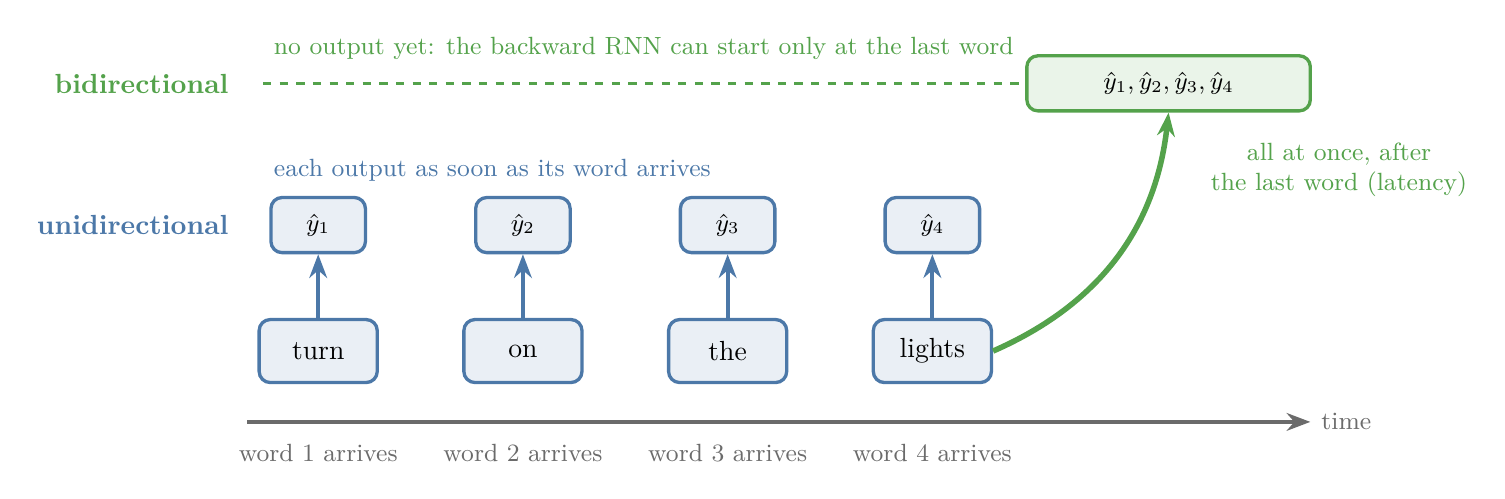

Python code for this plot:
"""Section 8: latency. Four words of a spoken command arrive one by one. The unidirectional RNN gives each output as
its word arrives; the bidirectional RNN gives no output until the last word, where its backward pass starts.
Run: python latency.py  -> latency.gif, latency_frames.png (the last frame)
Tool: TikZ frames (a still timeline, one page per arriving word) + ffmpeg. Our own design."""
import shutil
import subprocess
import tempfile
from pathlib import Path

from PIL import Image

HERE = Path(__file__).parent
STYLE = (HERE / "../../tools/tikz-style.tex").resolve()

TEX = r"""\documentclass[tikz,border=10pt]{standalone}
\input{STYLE}
\begin{document}
\foreach \k in {1,...,5} {
\begin{tikzpicture}[w/.style={box=cblue, inner sep=4pt, minimum height=0.8cm, minimum width=1.5cm, font=\sffamily},
  o/.style={box=##1, inner sep=3pt, minimum height=0.7cm, minimum width=1.2cm, font=\sffamily\small}]
  \useasboundingbox (-3.6,-1.7) rectangle (14.6,4.3);
  \draw[arrow] (-0.9,-0.9) -- (12.6,-0.9) node[right, note] {time};
  \foreach \t/\x [count=\i] in {turn/0, on/2.6, the/5.2, lights/7.8} {
    \ifnum\i>\k \else
      \node[w] (w\i) at (\x,0) {\t};
      \node[note] at (\x,-1.3) {word \i\ arrives};
      \node[o=cblue] (u\i) at (\x,1.6) {$\hat y_\i$};
      \draw[arrow, draw=cblue] (w\i) -- (u\i);
    \fi
  }
  \node[anchor=east, font=\sffamily\bfseries, text=cblue] at (-1.0,1.6) {unidirectional};
  \node[anchor=east, font=\sffamily\bfseries, text=cgreen] at (-1.0,3.4) {bidirectional};
  \node[note, text=cblue, anchor=west] at (-0.7,2.3) {each output as soon as its word arrives};
  \node[note, text=cgreen, anchor=west] at (-0.7,3.85) {no output yet: the backward RNN can start only at the last word};
  \ifnum\k<5
    \draw[cgreen, dashed] (-0.7,3.4) -- ({2.6*(\k-1)+0.8},3.4);
    \node[text=cgreen, font=\sffamily\bfseries, anchor=west] at ({2.6*(\k-1)+0.9},3.4) {waiting \dots};
  \else
    \node[o=cgreen, minimum width=3.6cm] (bo) at (10.8,3.4) {$\hat y_1, \hat y_2, \hat y_3, \hat y_4$};
    \draw[arrow, draw=cgreen, line width=2pt] (w4.east) to[bend right=30] (bo.south);
    \draw[cgreen, dashed] (-0.7,3.4) -- (bo.west);
    \node[note, text=cgreen, anchor=west] at (11.2,2.3) {all at once, after\\the last word (latency)};
  \fi
\end{tikzpicture}
}
\end{document}
"""

if __name__ == "__main__":
    with tempfile.TemporaryDirectory() as tmp:
        tmp = Path(tmp)
        (tmp / "f.tex").write_text(TEX.replace("STYLE", str(STYLE)))
        subprocess.run(["pdflatex", "-interaction=nonstopmode", "-halt-on-error", "f.tex"], cwd=tmp, check=True,
                       stdout=subprocess.DEVNULL)
        subprocess.run(["pdftoppm", "-png", "-r", "140", "f.pdf", "p"], cwd=tmp, check=True)
        pngs = sorted(tmp.glob("p-*.png"))
        assert len(pngs) == 5
        n = 0
        for k, p in enumerate(pngs):
            for _ in range(5 if k == 4 else 2):                 # 2 s per word, hold the end 5 s
                shutil.copy(p, tmp / f"{n:03d}.png")
                n += 1
        subprocess.run(["ffmpeg", "-y", "-loglevel", "error", "-framerate", "1", "-i", str(tmp / "%03d.png"), "-vf",
                        "scale=1000:-2:flags=lanczos,split[a][b];[a]palettegen[p];[b][p]paletteuse",
                        str(HERE / "latency.gif")], check=True)
        Image.open(pngs[-1]).convert("RGB").save(HERE / "latency_frames.png")
